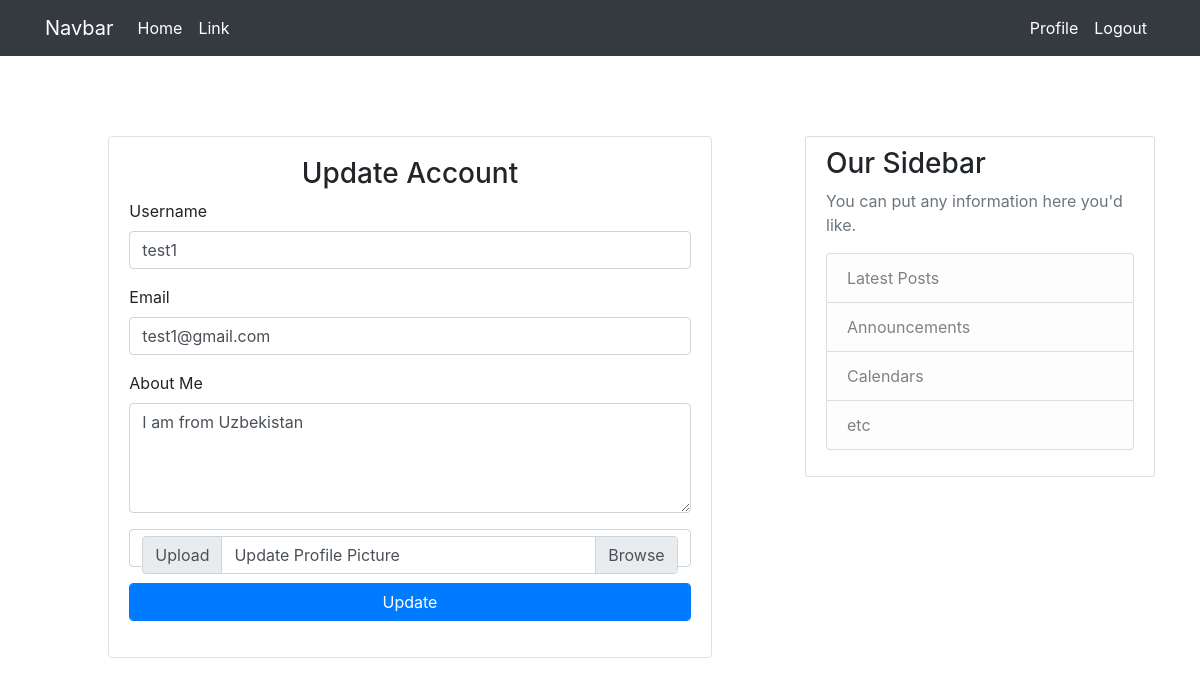
Screenshot of /edit_profile (signed in) with the database file from the repository.
### app/models.py (models this page shows, shortened)
class User(UserMixin, db.Model):
    id = db.Column(db.Integer, primary_key=True)
    username = db.Column(db.String(64), index=True, unique=True)
    email = db.Column(db.String(120), index=True, unique=True)
    image_file = db.Column(db.String(120), nullable=True)
    password_hash = db.Column(db.String(128))
    about_me = db.Column(db.String(140))
    last_seen = db.Column(db.DateTime, default=datetime.utcnow)
    poems = db.relationship('Poem', backref='author', lazy='dynamic')
    followed = db.relationship(
        'User', secondary=followers,
        primaryjoin=(followers.c.follower_id == id),
        secondaryjoin=(followers.c.followed_id == id),
        backref=db.backref('followers', lazy='dynamic'), lazy='dynamic')

### app/routes.py (the view)
@app.route('/edit_profile', methods=['GET', 'POST'])
@login_required
def edit_profile():
    form = EditProfileForm()
    if form.validate_on_submit():
        if form.picture.data:
            picture_file = save_picture(form.picture.data)
            current_user.image_file = picture_file
        current_user.username = form.username.data
        current_user.email = form.email.data
        current_user.about_me = form.about_me.data
        db.session.commit()
        flash('Your account has been updated', 'success')
        return redirect(url_for('edit_profile'))
    elif request.method == 'GET':
        form.username.data = current_user.username
        form.email.data = current_user.email
        form.about_me.data = current_user.about_me
    return render_template('edit_profile.html', form=form)

### app/forms.py (shortened to what this page needs)
class EditProfileForm(FlaskForm):
    username = StringField('Username',
                            validators=[DataRequired(), Length(min=2, max=20)])
    email = StringField('Email',
                        validators=[DataRequired(), Email()])
    picture = FileField('Update Profile Picture', validators=[FileAllowed(['jpg', 'png', 'gif', 'jpeg'])])
    about_me = TextAreaField("About Me")
    submit = SubmitField('Update')

### app/models.py (called while the page is built)
@login.user_loader
def load_user(id):
    return User.query.get(int(id))

### app/routes.py (called while the page is built)
@app.before_request
def before_request():
    if current_user.is_authenticated:
        current_user.last_seen = datetime.utcnow()
        db.session.commit()

### app/templates/edit_profile.html
{% extends "base.html" %}
{% block content %}
    <div class="row">
        <div class="col-md-1"></div>
        <div class="col-md-10">
            <div class="card border rounded">
                <div class="card-body">
                    <h3 class="text-center">Update Account</h3>
                    {% include "partials/edit_profile_form.html" %}
                </div>
            </div>
        </div>
        <div class="col-md-1"></div>
    </div>
{% endblock %}

### app/templates/partials/edit_profile_form.html (shortened to what this page needs)
<form action="" method="post" enctype="multipart/form-data">
    <div class="form-group">
        {{ form.username.label }}
        {{ form.username(class_="form-control") }}
    </div>
    <div class="form-group">
        {{ form.email.label }}
        {{ form.email(class_="form-control") }}
    </div>
    <div class="form-group">
        {{ form.about_me.label }}
        {{ form.about_me(class_="form-control", rows=4) }}
    </div>
    <div class="input-group mb-3 form-control">
        <div class="input-group-prepend">
          <span class="input-group-text" id="inputGroupFileAddon01">Upload</span>
        </div>
        <div class="custom-file">
          {{ form.picture.label(class_="custom-file-label") }}
        </div>
      </div>
    <div class="form-group">
        <button type="submit" class="btn btn-primary form-control">Update</button>
    </div>
</form>

### rows the page displays
User: username "test1", email "test1@gmail.com", about_me "I am from Uzbekistan"
